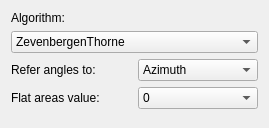
<?xml version="1.0" encoding="UTF-8"?>
<ui version="4.0">
 <class>AspectWidget</class>
 <widget class="QWidget" name="AspectWidget">
  <property name="geometry">
   <rect>
    <x>0</x>
    <y>0</y>
    <width>269</width>
    <height>128</height>
   </rect>
  </property>
  <property name="windowTitle">
   <string>Form</string>
  </property>
  <layout class="QGridLayout" name="gridLayout">
   <item row="3" column="1">
    <widget class="QComboBox" name="flatComboBox">
     <item>
      <property name="text">
       <string>0</string>
      </property>
     </item>
     <item>
      <property name="text">
       <string>-9999</string>
      </property>
     </item>
    </widget>
   </item>
   <item row="3" column="0">
    <widget class="QLabel" name="label_2">
     <property name="text">
      <string>Flat areas value:</string>
     </property>
    </widget>
   </item>
   <item row="0" column="0">
    <widget class="QLabel" name="label_3">
     <property name="text">
      <string>Algorithm:</string>
     </property>
    </widget>
   </item>
   <item row="2" column="1">
    <widget class="QComboBox" name="angleRefComboBox">
     <item>
      <property name="text">
       <string>Azimuth</string>
      </property>
     </item>
     <item>
      <property name="text">
       <string>Trigonometric 0°</string>
      </property>
     </item>
    </widget>
   </item>
   <item row="4" column="0">
    <spacer name="verticalSpacer">
     <property name="orientation">
      <enum>Qt::Vertical</enum>
     </property>
     <property name="sizeHint" stdset="0">
      <size>
       <width>20</width>
       <height>40</height>
      </size>
     </property>
    </spacer>
   </item>
   <item row="2" column="0">
    <widget class="QLabel" name="label">
     <property name="text">
      <string>Refer angles to:</string>
     </property>
    </widget>
   </item>
   <item row="1" column="0" colspan="2">
    <widget class="QComboBox" name="algComboBox">
     <item>
      <property name="text">
       <string>ZevenbergenThorne</string>
      </property>
     </item>
     <item>
      <property name="text">
       <string>Horn</string>
      </property>
     </item>
    </widget>
   </item>
  </layout>
 </widget>
 <resources/>
 <connections/>
</ui>
